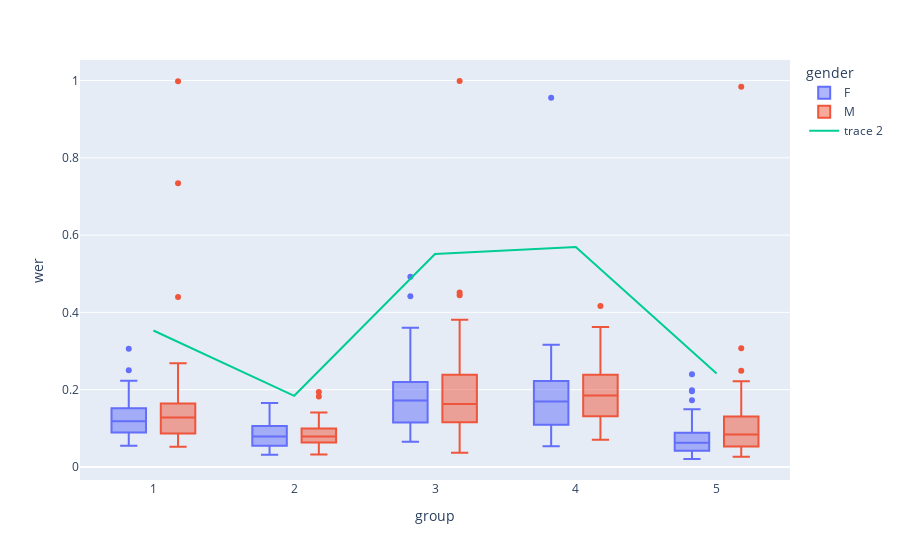

Notebook cell for this chart:
### Code cell
show_boxplots(comp_q)

### Figure 1 — Plotly figure (JSON) as saved in the notebook; plotly's stock layout.template omitted (floating-point values rounded to 4 significant figures; data arrays with more than 128 entries replaced by an {"elided": "..."} marker saying what was removed)
{"data": [{"alignmentgroup": "True", "customdata": {"elided": "276x14 mixed values"}, "hovertemplate": "gender=%{customdata[1]}<br>group=%{x}<br>wer=%{y}<br>age=%{customdata[0]}<br>cef=%{customdata[2]}<br>dialect_region=%{customdata[3]}<br>res_place=%{customdata[4]}<br>birth_place=%{customdata[5]}<br>home_language_1=%{customdata[6]}<br>home_language_2=%{customdata[7]}<br>education=%{customdata[8]}<br>education_place=%{customdata[9]}<br>lengh_stay=%{customdata[10]}<br>time_dutch_l2=%{customdata[11]}<br>duration=%{customdata[12]}<br>cer=%{customdata[13]}<extra></extra>", "legendgroup": "F", "marker": {"color": "#636efa"}, "name": "F", "notched": false, "offsetgroup": "F", "orientation": "v", "showlegend": true, "type": "box", "x": {"elided": "276 int values"}, "x0": " ", "xaxis": "x", "y": {"elided": "276 float values"}, "y0": " ", "yaxis": "y"}, {"alignmentgroup": "True", "customdata": {"elided": "226x14 mixed values"}, "hovertemplate": "gender=%{customdata[1]}<br>group=%{x}<br>wer=%{y}<br>age=%{customdata[0]}<br>cef=%{customdata[2]}<br>dialect_region=%{customdata[3]}<br>res_place=%{customdata[4]}<br>birth_place=%{customdata[5]}<br>home_language_1=%{customdata[6]}<br>home_language_2=%{customdata[7]}<br>education=%{customdata[8]}<br>education_place=%{customdata[9]}<br>lengh_stay=%{customdata[10]}<br>time_dutch_l2=%{customdata[11]}<br>duration=%{customdata[12]}<br>cer=%{customdata[13]}<extra></extra>", "legendgroup": "M", "marker": {"color": "#EF553B"}, "name": "M", "notched": false, "offsetgroup": "M", "orientation": "v", "showlegend": true, "type": "box", "x": {"elided": "226 int values"}, "x0": " ", "xaxis": "x", "y": {"elided": "226 float values"}, "y0": " ", "yaxis": "y"}, {"mode": "lines", "type": "scatter", "x": [1, 2, 3, 4, 5], "y": [0.353, 0.184, 0.551, 0.569, 0.242]}], "layout": {"boxmode": "group", "legend": {"title": {"text": "gender"}, "tracegroupgap": 0}, "margin": {"t": 60}, "xaxis": {"anchor": "y", "domain": [0, 1], "title": {"text": "group"}}, "yaxis": {"anchor": "x", "domain": [0, 1], "title": {"text": "wer"}}}}
